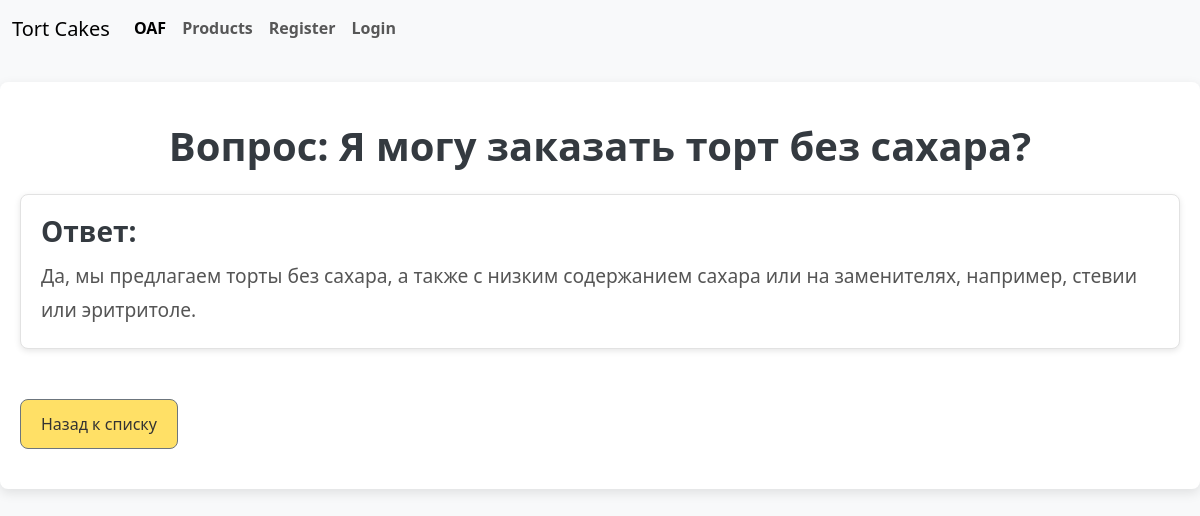
The page /oaf/3/ on the database its author committed.
### post/models.py (models this page shows, shortened)
class OftenAskedQuestion(models.Model):
    question = models.TextField()
    answer = models.TextField()
    class Meta:
        verbose_name_plural = 'Часто задаваемые вопросы'
        verbose_name = 'Часто задаваемый вопрос'

### post/views.py (the view)
# urls.py: path('oaf/<int:oaf_id>/', oaf_detail_view, name='oaf_detail'),
def oaf_detail_view(request, oaf_id):
    if request.method == 'GET':
        oaf = OftenAskedQuestion.objects.get(id=oaf_id)
        return render(request,
                      'oaf/oaf_detail.html',
                      context={"oaf": oaf})

### templates/oaf/oaf_detail.html
{% extends 'components/navbar.html' %}}
{% load static %}
{% block content %}
<head>
    <link rel="stylesheet" type="text/css" href="{% static 'products/faq_detail.css' %}">
</head>
<div class="container mt-4">
    <h1 class="text-center mb-4">Вопрос: {{ oaf.question }}</h1>
    <div class="card">
        <div class="card-body">
            <h5 class="card-title">Ответ:</h5>
            <p class="card-text">{{ oaf.answer }}</p>
        </div>
    </div>
    <div class="mt-4">
        <a href="{% url 'oaf_list' %}" class="btn btn-secondary">Назад к списку</a>
    </div>
</div>
{% endblock %}

### static/products/faq_detail.css (style rules this page uses)
* { margin: 0; padding: 0; box-sizing: border-box; }
body { font-family: 'Segoe UI', Tahoma, Geneva, Verdana, sans-serif; background-color: #f8f9fa; color: #333; line-height: 1.6; }
.container { max-width: 1200px; margin: 0 auto; padding: 40px 20px; background-color: #fff; border-radius: 8px; box-shadow: 0 4px 12px rgba(0, 0, 0, 0.1); }
h1 { font-size: 2.5rem; font-weight: bold; color: #343a40; text-align: center; margin-bottom: 30px; }
.card { background-color: #fff; border: 1px solid #e2e2e2; border-radius: 8px; box-shadow: 0 2px 6px rgba(0, 0, 0, 0.1); margin-bottom: 30px; }
.card-body { padding: 20px; }
.card-title { font-size: 1.75rem; color: #343a40; font-weight: 600; margin-bottom: 10px; }
.card-text { color: #555; font-size: 1.2rem; line-height: 1.8; }
.btn-secondary { background-color: #ffe066; color: #333; border-radius: 8px; padding: 12px 20px; font-size: 1rem; text-align: center; text-decoration: none; transition: background-color 0.3s ease; margin-top: 20px; }
html { scroll-behavior: smooth; }

### rows shown on the page
OftenAskedQuestion: question "Я могу заказать торт без сахара?", answer "Да, мы предлагаем торты без сахара, а также с низким содержанием сахара или на заменителях, например, стевии или эритритоле."
